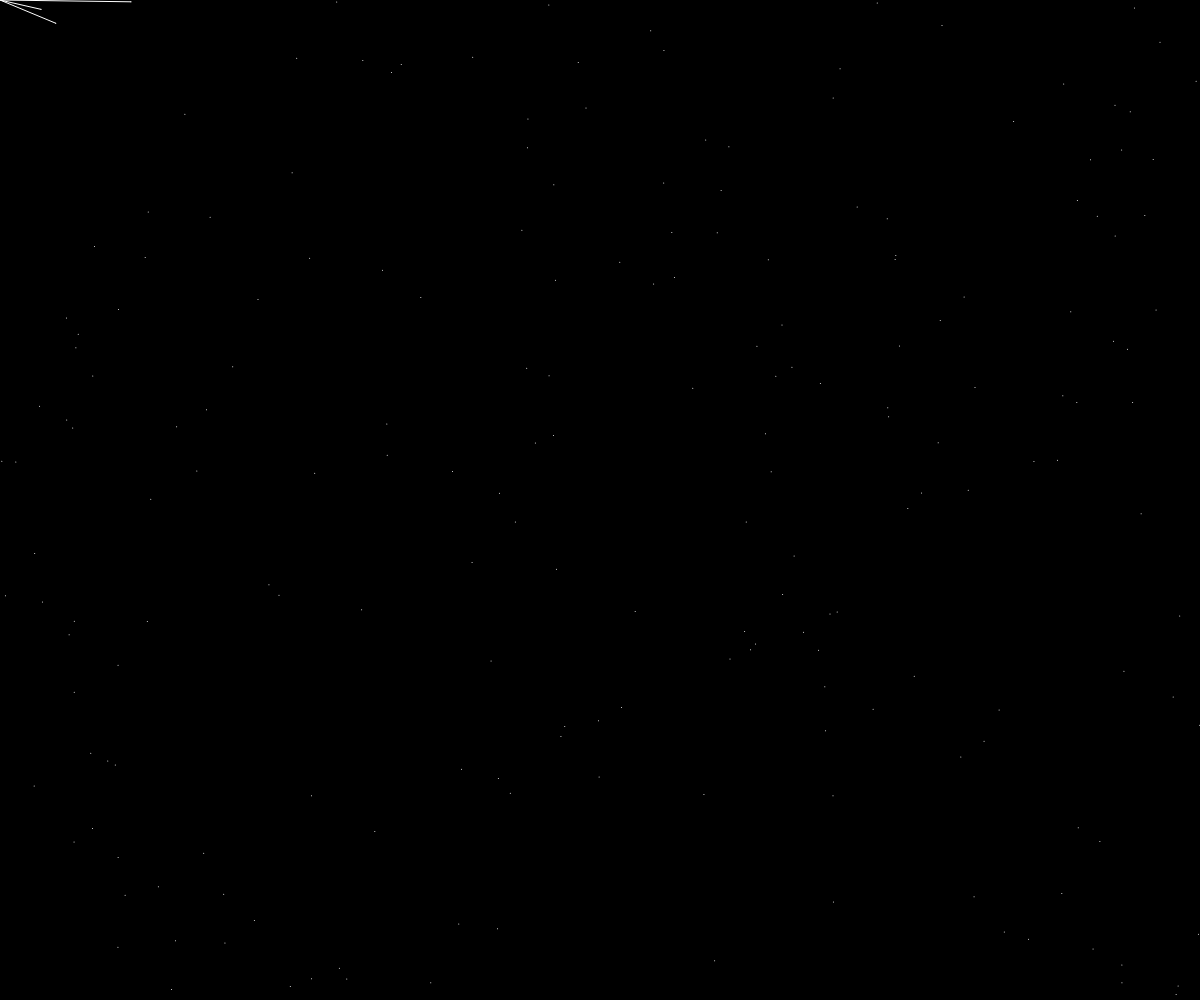
Frame 1 (no input)
Frame 60 (no input): identical to frame 1, image omitted
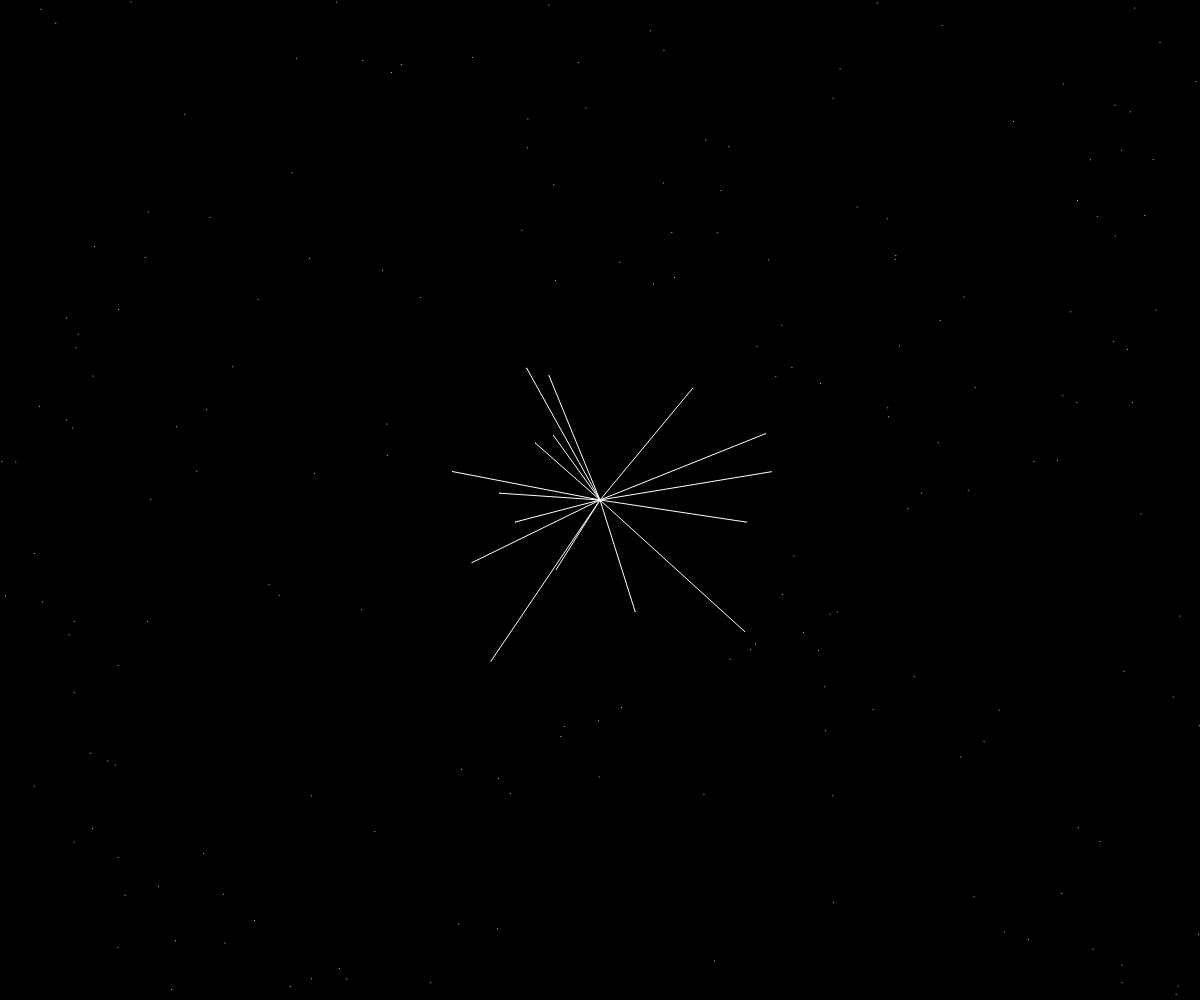
Frame 120 (the mouse pressed at the canvas centre since frame 60)

The p5.js sketch that drew these frames (run headless with seeded random() and noise() and a simulated clock; from frame 60 on, the mouse is pressed at the canvas centre):

// p5.js sketch
// ── sketch.js
let points=[]

const POINT_COUNT = 200;
const CONNECTION_DISTANCE=200;


function setup() {
    createCanvas(windowWidth, windowHeight);
    createPoints()
    // background(0);
}

function draw() {
     background(0);

     let mousePoint = new Point (mouseX,mouseY);

     for (let p of points){
        p.drawPoints();

        if (p.isNear(mousePoint, CONNECTION_DISTANCE)){
            p.drawConnectionTo(mousePoint)
        }
     }
    
}

function createPoints(){
    points = [];

    for (let i=0; i< POINT_COUNT; i++){
        let x = random(width);
        let y = random(height);

        points.push(new Point(x,y))
    }
}

class Point{
    constructor(x,y){
        this.x=x
        this.y=y
    }  
    drawPoints(){
        stroke(255);
        strokeWeight(1);
        point(this.x,this.y)
    }

    distanceTo(other){
        return dist(this.x,this.y,other.x,other.y)
    }

    isNear(other, threshold){
        return this.distanceTo(other) < threshold;
    }

    drawConnectionTo(other){
        line(this.x,this.y,other.x,other.y)
    }
}

/*STRUCTURING

the idea here was to organize the code in a way that we could get rid of that code where everything was being done in the same place.

the first step is to define:

    what exists -> o que existe?
    what happens - > o que acontece?
    how it is shown -> como aparece?

1.
    we need to avoid mixing responsabilities. it is dificult to read a code where the same área responds to a lot of different questions.

    TRY TO THINK THE QUESTIONS AND ANSWER THEM SEPARATELY (how to create points? how to draw points? how to know if two points are close? how to draw the connections?)

    obs. always important to remember, one thing is to create something, another thing is to draw this something

2. NIVEIS - LEVELS

    LEVEL 1, STATE. 
        what is the actual situation of the system? in our code:
            where are the points
            how many points existe
            where the mouse is?

        on our code we have - > points = [] / point.x / point. y
    
    LEVEL 2, RULES OF THE SYSTEM.
        what the system does with this state?
            create more points
            interate through all points
            deciding if a point is near the mouse cursor
        
        normally, those parts turn into global functions, because they belong to the whole system, not to a single point
    
    LEVEL 3, OBJECT BEHAVIOR
        what a point knows to do by itself?
            draw itself
            measure the distance to another point
            say if it is near another point
            draw a line to other point
        
        those parts makes sense as methods of a class

3. WHY SOME THINGS TURNS TO METHODS AND OTHERS TURNS TO GLOBAL?

    the question to ask is: DOES THIS BELONG TO AN INDIVIDUAL OBJECT, OR DOES IT BELONG TO THE WHOLE SYSTEM?

when the behavior is from the instance itself it turns to method:
    distanceTo(other)
    isNear(other,threshold)
    drawConnectionTo(other)

those methods makes sense inside Point, because they are things that a point does in relation to another.

when is a behavior from the group, the scene or the general logic it turns to global function:
    createPoints()

this function doenst belong to an isolated point. it belongs to the system that creates the whole collection.

    drawConnectionsToMouse()

for example, could be global, because it involves a lot of points at the same time and its relation to the mouse.

4. 

    on our code the class Point concentrates what means to be a point. the code asks the point to do things.

5. RULES FOR ANALYSIS

    STEP 1.

        IDENTIFY THE STATE - asking: what are the persistent data?

            in our case is points, POINT_COUNT,CONNECTION_DISTANCE
        
        those elements exist outside the draw() loop because they define the system,
    
    STEP 2. 

        ISOLATE WHAT HAPPENS ONCE FROM WHAT HAPPENS ALWAYS - asking: this loops once? this loops every frame?
    
    STEP 3. 
        ISOLATE LOCAL BEHAVIOR FROM GLOBAL BEHAVIOR - asking: is this a thing from a single object? or involves various objects?
    
    STEP 4. 
        TRANSFORM REPEATING ACTIONS IN METHODS

            example from our code:
                point(p.x,p.y)

            if all points will need to be drawn it is better to have a function p.drawPoints()

6. THE IMPORTANCE OF SEPARATING CREATION FROM DRAWING LOGIC

    in our project, createPoints generates a list of points. and this is good because we can

        call createPoints() again to reset
        change the quantity of points
        create different groups of points
        produce new layouts

    it is a step of the construction of STATE, not exhibition (drawing)




*/
